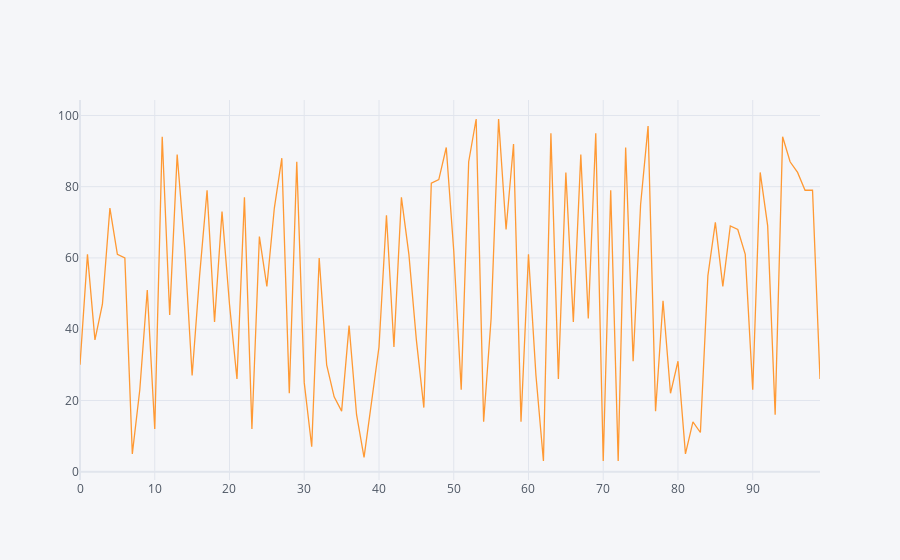

The notebook cell saved with this chart:
### Code cell
df1.iplot()

### Figure 1 — Plotly figure (JSON) as saved in the notebook; plotly's stock layout.template omitted (floating-point values rounded to 4 significant figures)
{"data": [{"line": {"color": "rgba(255, 153, 51, 1.0)", "dash": "solid", "shape": "linear", "width": 1.3}, "mode": "lines", "name": "X", "text": "", "type": "scatter", "x": [0, 1, 2, 3, 4, 5, 6, 7, 8, 9, 10, 11, 12, 13, 14, 15, 16, 17, 18, 19, 20, 21, 22, 23, 24, 25, 26, 27, 28, 29, 30, 31, 32, 33, 34, 35, 36, 37, 38, 39, 40, 41, 42, 43, 44, 45, 46, 47, 48, 49, 50, 51, 52, 53, 54, 55, 56, 57, 58, 59, 60, 61, 62, 63, 64, 65, 66, 67, 68, 69, 70, 71, 72, 73, 74, 75, 76, 77, 78, 79, 80, 81, 82, 83, 84, 85, 86, 87, 88, 89, 90, 91, 92, 93, 94, 95, 96, 97, 98, 99], "y": [30, 61, 37, 47, 74, 61, 60, 5, 23, 51, 12, 94, 44, 89, 63, 27, 55, 79, 42, 73, 47, 26, 77, 12, 66, 52, 74, 88, 22, 87, 25, 7, 60, 30, 21, 17, 41, 16, 4, 20, 35, 72, 35, 77, 61, 37, 18, 81, 82, 91, 62, 23, 87, 99, 14, 43, 99, 68, 92, 14, 61, 27, 3, 95, 26, 84, 42, 89, 43, 95, 3, 79, 3, 91, 31, 75, 97, 17, 48, 22, 31, 5, 14, 11, 55, 70, 52, 69, 68, 61, 23, 84, 69, 16, 94, 87, 84, 79, 79, 26]}], "layout": {"legend": {"bgcolor": "#F5F6F9", "font": {"color": "#4D5663"}}, "paper_bgcolor": "#F5F6F9", "plot_bgcolor": "#F5F6F9", "title": {"font": {"color": "#4D5663"}}, "xaxis": {"gridcolor": "#E1E5ED", "showgrid": true, "tickfont": {"color": "#4D5663"}, "title": {"font": {"color": "#4D5663"}, "text": ""}, "zerolinecolor": "#E1E5ED"}, "yaxis": {"gridcolor": "#E1E5ED", "showgrid": true, "tickfont": {"color": "#4D5663"}, "title": {"font": {"color": "#4D5663"}, "text": ""}, "zerolinecolor": "#E1E5ED"}}}
